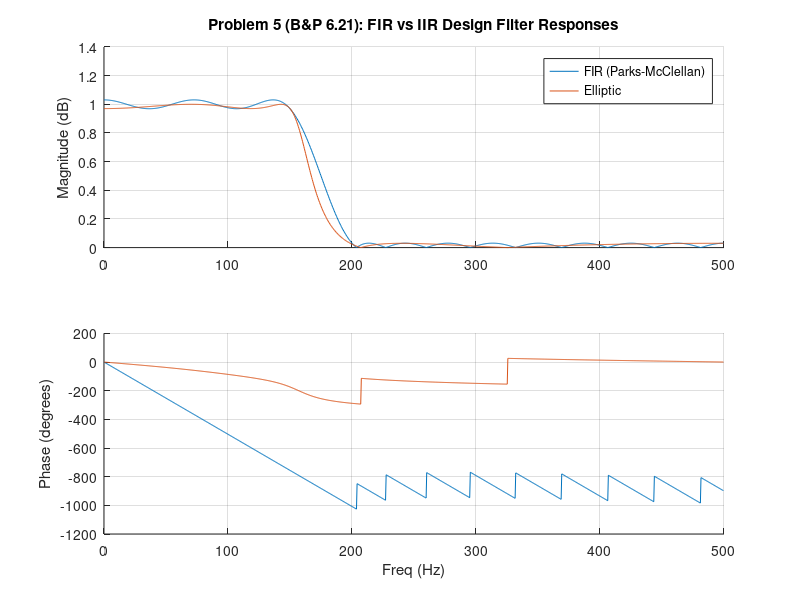
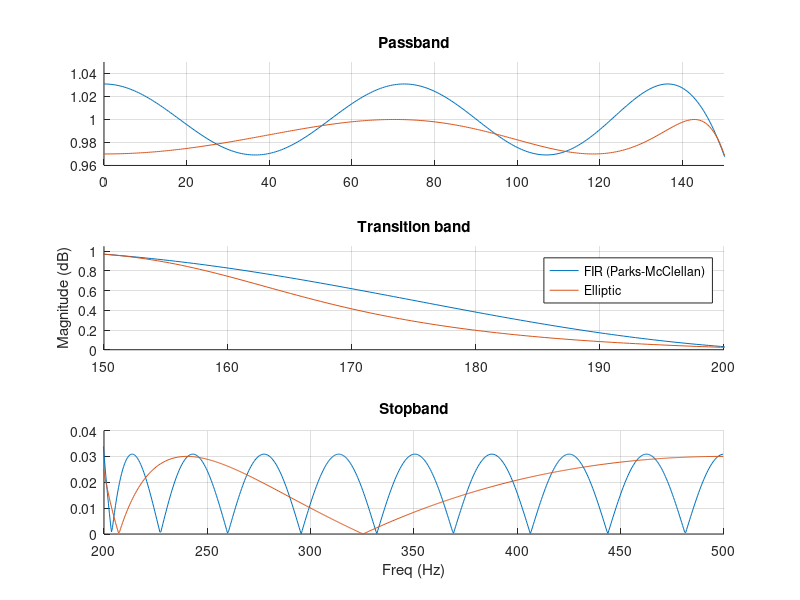
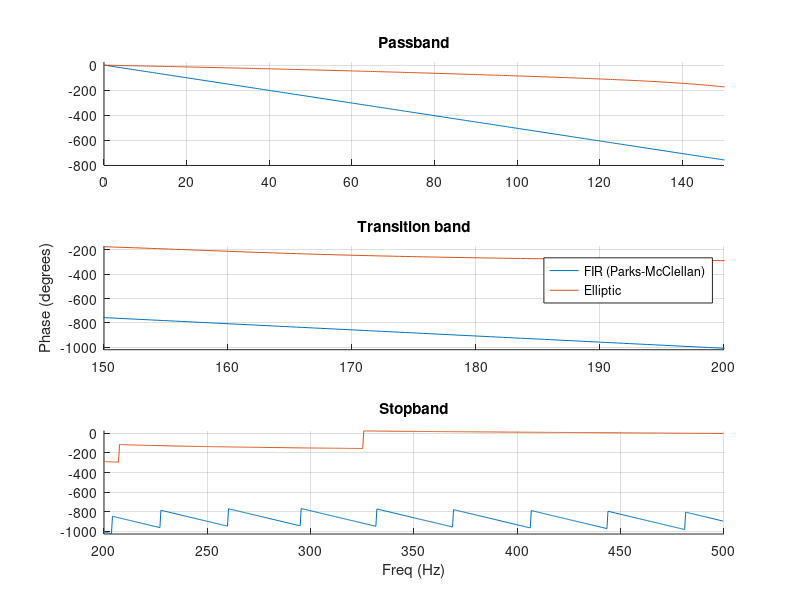

The MATLAB source for these figures, in order:
% Andrew Simon
% EECE 4510 - Intro to DSP

% The following code is an adjusted version based on examples 6.4 & 6.12 of
% Blandford & Parr

%Clear workspace between runs
clear all, close all, clc

% (1) Define filter parameters
fs = 1000; fs2 = fs/2;                              %Cutoff freq and Cutoff/2
fpass = 150; Rp = .03; RpDB = -20*log10(1-Rp);      %Passband & Passband ripple
fstop = 200; Rs = .03; RsDB = -20*log10(Rs);  %Stopband & Stopband ripple

% (2) Calculate FIR filter using given Parks-McClellan method
F = ([0 0.3 0.4 1]);
M = ([1 1 0 0]);
N = 28;
num = firpm(N, F, M);
den = 1;

[H_fpm f_fpm] = freqz(num, den, 1024, fs);     %Calculate filter response

% (3) Calculate elliptic filter design
[N2 fc2] = ellipord(fpass/fs2, fstop/fs2, RpDB, RsDB);  %Elliptic
[num2 den2] = ellip(N2, RpDB, RsDB, fc2);
[H_el f_el] = freqz(num2, den2, 1024, fs);


% (3) Plot filter responses
figure(50)                              % Plot of all filter responses
subplot(211), grid on, hold on
plot(f_fpm,abs(H_fpm))                  % Magnitude
plot(f_el,abs(H_el))
title('Problem 5 (B&P 6.21): FIR vs IIR Design Filter Responses')
legend('FIR (Parks-McClellan)','Elliptic')
ylabel('Magnitude (dB)')

subplot(212), grid on, hold on
plot(f_fpm,unwrap(angle(H_fpm))*180/pi) % Phase
plot(f_el,unwrap(angle(H_el))*180/pi)
xlabel('Freq (Hz)'), ylabel('Phase (degrees)')


% (4) Plot 'exploded' view of magnitude of filter bands
figure(51)
subplot(311), grid on, hold on
title('Passband')
plot(f_fpm,abs(H_fpm))
plot(f_el,abs(H_el))
xlim([0 fpass]), ylim([0.96 1.05])

subplot(312), grid on, hold on
title('Transition band'), ylabel('Magnitude (dB)')
plot(f_fpm,abs(H_fpm))
plot(f_el,abs(H_el))
xlim([fpass fstop]), ylim([0 1.05])
legend('FIR (Parks-McClellan)','Elliptic')

subplot(313), grid on, hold on
title('Stopband'), xlabel('Freq (Hz)')
plot(f_fpm,abs(H_fpm))
plot(f_el,abs(H_el))
xlim([fstop 500]), ylim([0 0.04])

% (5) Plot 'exploded' view of phase of filter bands
figure(52)
subplot(311), grid on, hold on
title('Passband')
plot(f_fpm,unwrap(angle(H_fpm))*180/pi)
plot(f_el,unwrap(angle(H_el))*180/pi)
xlim([0 fpass]), ylim([-800 25])

subplot(312), grid on, hold on
title('Transition band'), ylabel('Phase (degrees)')
plot(f_fpm,unwrap(angle(H_fpm))*180/pi)
plot(f_el,unwrap(angle(H_el))*180/pi)
xlim([fpass fstop]), ylim([-1020 -170])
legend('FIR (Parks-McClellan)','Elliptic')

subplot(313), grid on, hold on
title('Stopband'), xlabel('Freq (Hz)')
plot(f_fpm,unwrap(angle(H_fpm))*180/pi)
plot(f_el,unwrap(angle(H_el))*180/pi)
xlim([fstop 500]), ylim([-1030 30])

% (6) Print minimum order of each filter
disp(sprintf("Min. Order of FIR: %d",N))
disp(sprintf("Min. Order of Elliptic: %d",N2))